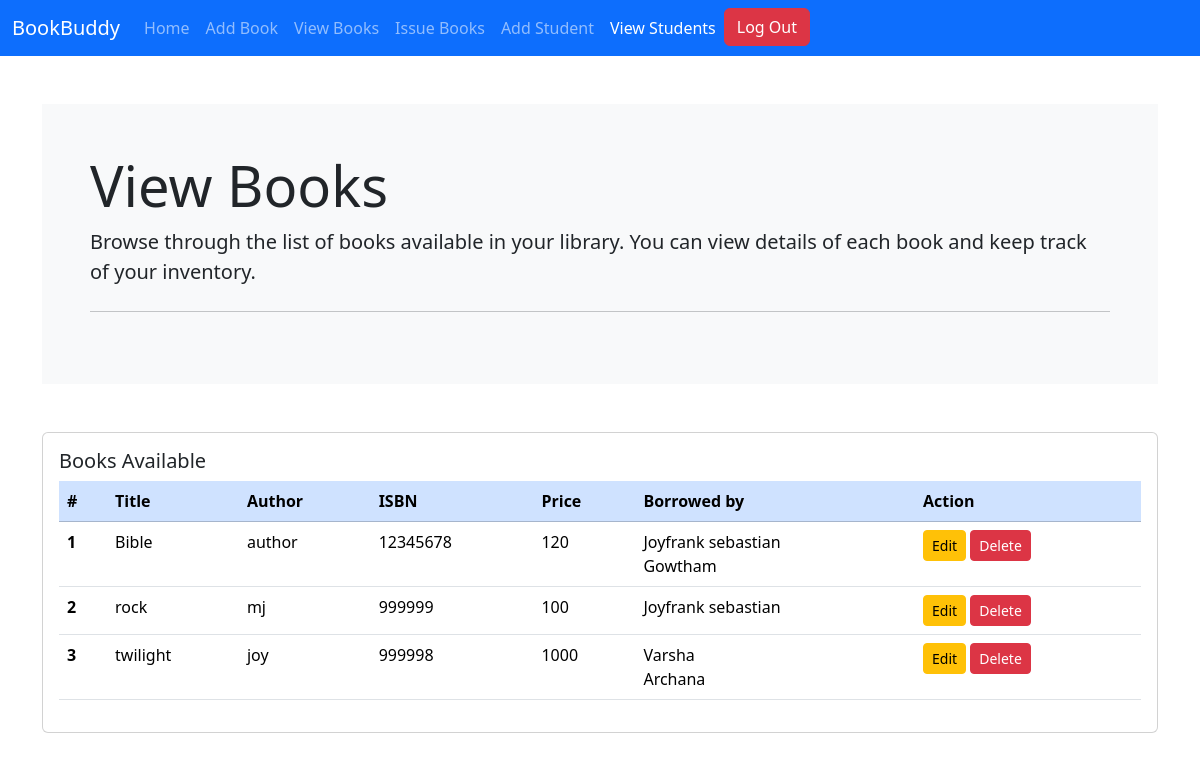
Screenshot of /viewbooks (signed in) with the database file from the repository.
### LMS/models.py (models this page shows, shortened)
class Book(models.Model):
    title = models.CharField(max_length=100)
    author = models.CharField(max_length=100)
    isbn = models.CharField(max_length=100)
    price = models.IntegerField()
    borrowed_by = models.ManyToManyField(Student, blank=True, related_name='books_borrowed')

class Student(models.Model):
    roll_number = models.CharField(max_length=20, unique=True)
    name = models.CharField(max_length=100)
    books_taken = models.ManyToManyField('Book', blank=True, related_name='students_taken')

### LMS/views.py (the view)
# urls.py: path('viewbooks',viewbook,name="view_books"),
@login_required
def viewbook(request):
    books = Book.objects.all()
    return render(request,"viewbook.html",context={"books":books})

### templates/viewbook.html (shortened to what this page needs)
<!doctype html>
<html lang="en">
  <head>
    <link href="https://cdn.jsdelivr.net/npm/bootstrap@5.3.3/dist/css/bootstrap.min.css" rel="stylesheet">
  </head>
  <body>
    <nav class="navbar navbar-expand-lg bg-primary" data-bs-theme="dark">
        <div class="container-fluid">
          <a class="navbar-brand" href="/">BookBuddy</a>
          <div class="collapse navbar-collapse" id="navbarNavDropdown">
            <ul class="navbar-nav">
              <li class="nav-item">
                <a class="nav-link" aria-current="page" href="/">Home</a>
              </li>
              <li class="nav-item">
                <a class="nav-link" href="/addbook">Add Book</a>
              </li>
              <li class="nav-item">
                <a class="nav-link" href="/viewbooks">View Books</a>
              </li>
              <li class="nav-item">
                <a class="nav-link" href="/issuebooks">Issue Books</a>
              </li>
              <li class="nav-item">
                <a class="nav-link" href="/addstudent">Add Student</a>
              </li>
              <li class="nav-item">
                <a class="nav-link active" href="/viewstudents">View Students</a>
              </li>
<li class="nav-item">
    <li class="nav-item">
    <button type="button" class="btn btn-danger" onclick="window.location.href='{% url 'logout' %}';">Log Out</button>
</li>
</li>
            </ul>
          </div>
        </div>
      </nav>
    <div class="container mt-5">
      <div class="jumbotron bg-light p-5">
        <h1 class="display-4">View Books</h1>
        <p class="lead">Browse through the list of books available in your library. You can view details of each book and keep track of your inventory.</p>
        <hr class="my-4">
      </div>
      <div class="card mt-5">
        <div class="card-body">
          <h5 class="card-title">Books Available</h5>
          <table class="table table-hover">
            <thead class="table-primary">
              <tr>
                <th scope="col">#</th>
                <th scope="col">Title</th>
                <th scope="col">Author</th>
                <th scope="col">ISBN</th>
                <th scope="col">Price</th>
                <th scope="col">Borrowed by</th>
                <th scope="col">Action</th>
              </tr>
            </thead>
            <tbody>
              {% for book in books %}
                <tr>
                  <th scope="row">{{ forloop.counter }}</th>
                  <td>{{ book.title }}</td>
                  <td>{{ book.author }}</td>
                  <td>{{ book.isbn }}</td>
                  <td>{{ book.price }}</td>
                  <td>
                    {% if book.borrowed_by.all %}
                      {% for student in book.borrowed_by.all %}
                        {{ student.name }}<br>
                      {% endfor %}
                    {% else %}
                      None
                    {% endif %}
                  </td>
                  <td>
                    <a href="{% url 'edit_book' book.title %}" class="btn btn-sm btn-warning">Edit</a>
                    <a href="{% url 'delete_book' book.title %}" class="btn btn-sm btn-danger">Delete</a>
                  </td>
                </tr>
              {% endfor %}
            </tbody>
          </table>
        </div>
      </div>
    </div>
  </body>
</html>

### rows the page displays
Book: title "Bible", author "author", isbn "12345678", price "120"
Student: name "Joyfrank sebastian"
Student: name "Gowtham"
Book: title "rock", author "mj", isbn "999999", price "100"
Book: title "twilight", author "joy", isbn "999998", price "1000"
Student: name "Varsha"
Student: name "Archana"
